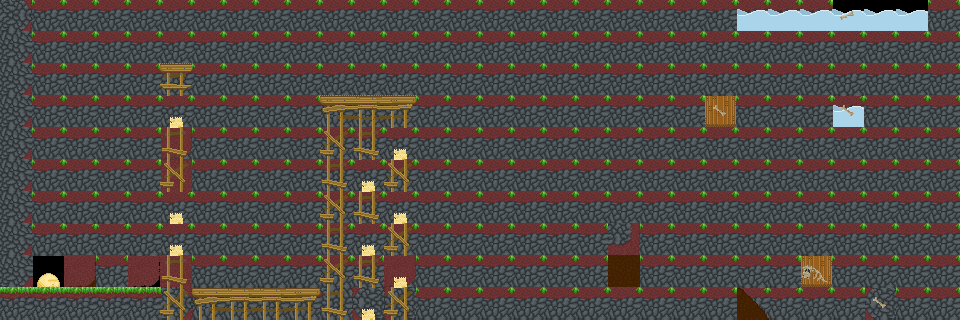

A 2D game scene composited from a Tiled map and its tileset images. What follows is a short description and the map's XML, with each tile layer's data collapsed to a summary:
An orthogonal 30x10 tile map with 32x32 px tiles, 4 tile layers (background, main, foreground, hidden), 5 tilesets and 67 objects (22x spike, 18x veggie, 3x walking_enemy, 2x treetop_palm, 2x beach_bush, ...).

<map version="1.0" orientation="orthogonal" width="30" height="10" tilewidth="32" tileheight="32">
 <properties>
  <property name="hints" value="" />
  <property name="time_to_beat" value="11" />
 </properties>
 <tileset firstgid="1" name="grass_level" tilewidth="32" tileheight="32">
  <image source="../../sprites/tilesets/34tile.png" width="544" height="306" />
 </tileset>
 <tileset firstgid="154" name="object_tilemap_32" tilewidth="32" tileheight="32">
  <image source="../../sprites/tilesets/object_tilemap_32.png" width="160" height="160" />
  <tile id="0">
   <properties>
    <property name="item_no" value="5" />
    <property name="type" value="costume_head" />
   </properties>
  </tile>
  <tile id="1">
   <properties>
    <property name="spawn" value="spawn" />
   </properties>
  </tile>
  <tile id="2">
   <properties>
    <property name="goal" value="goal" />
   </properties>
  </tile>
  <tile id="3">
   <properties>
    <property name="name" value="pig" />
   </properties>
  </tile>
  <tile id="4">
   <properties>
    <property name="direction" value="left" />
    <property name="name" value="walking_enemy" />
   </properties>
  </tile>
 </tileset>
 <tileset firstgid="179" name="object_tilemap_16" tilewidth="16" tileheight="16">
  <image source="../../sprites/tilesets/object_tilemap_16.png" width="64" height="48" />
 </tileset>
 <tileset firstgid="191" name="treetops_big_96" tilewidth="96" tileheight="64">
  <image source="../../sprites/objects/scenery/treetops_big_96.png" trans="ff00ff" width="192" height="64" />
 </tileset>
 <tileset firstgid="193" name="34tile_beach_temp" tilewidth="33" tileheight="33" spacing="1" margin="1">
  <image source="../../sprites/tilesets/34tile_beach_temp.png" width="714" height="306" />
 </tileset>
 <layer name="background" width="30" height="10">
  <properties>
   <property name="background" value="background" />
  </properties>
  <data>[300 cells, 296 non-empty, 17 distinct tile ids]</data>
 </layer>
 <layer name="main" width="30" height="10">
  <data>[300 cells, 297 non-empty, 25 distinct tile ids]</data>
 </layer>
 <layer name="foreground" width="30" height="10">
  <properties>
   <property name="foreground" value="foreground" />
  </properties>
  <data>[300 cells, 270 non-empty, 16 distinct tile ids]</data>
 </layer>
 <layer name="hidden" width="30" height="10">
  <data>[300 cells, 0 non-empty, 0 distinct tile ids]</data>
 </layer>
 <objectgroup color="#e70000" name="hard-blocks" width="0" height="0">
  <object x="128" y="160" width="96" height="32" />
 </objectgroup>
 <objectgroup color="#0055ff" name="soft-blocks" width="0" height="0">
  <object x="544" y="96" width="96" height="32" />
  <object x="576" y="160" width="96" height="32" />
  <object x="416" y="224" width="96" height="32" />
  <object x="320" y="96" width="96" height="32" />
  <object x="160" y="64" width="32" height="32" />
 </objectgroup>
 <objectgroup name="objects-32px" width="0" height="0">
  <object name="chest" gid="154" x="160" y="160">
   <properties>
    <property name="item_no" value="6" />
    <property name="type" value="costume_head" />
   </properties>
  </object>
  <object name="goal" gid="156" x="896" y="256" />
  <object name="start" gid="155" x="96" y="288">
   <properties>
    <property name="direction" value="right" />
    <property name="health" value="50" />
   </properties>
  </object>
  <object name="walking_enemy" gid="158" x="672" y="288">
   <properties>
    <property name="bound_to_platform" value="true" />
    <property name="direction" value="left" />
   </properties>
  </object>
  <object name="walking_enemy" gid="158" x="512" y="288">
   <properties>
    <property name="bound_to_platform" value="true" />
    <property name="direction" value="left" />
   </properties>
  </object>
  <object name="walking_enemy" gid="158" x="352" y="288">
   <properties>
    <property name="bound_to_platform" value="true" />
    <property name="direction" value="left" />
   </properties>
  </object>
  <object name="treetop_palm" gid="177" x="608" y="224">
   <properties>
    <property name="position" value="front" />
   </properties>
  </object>
  <object name="treetop_palm" gid="177" x="64" y="224">
   <properties>
    <property name="position" value="front" />
   </properties>
  </object>
  <object name="door" gid="165" x="128" y="160">
   <properties>
    <property name="color" value="yellow" />
   </properties>
  </object>
 </objectgroup>
 <objectgroup name="objects-16px" width="0" height="0">
  <object name="spike" gid="186" x="886" y="134" />
  <object name="spike" gid="186" x="892" y="221" />
  <object name="spike" gid="186" x="867" y="204" />
  <object name="spike" gid="186" x="882" y="192" />
  <object name="spike" gid="186" x="899" y="202" />
  <object name="spike" gid="186" x="832" y="287" />
  <object name="spike" gid="186" x="872" y="221" />
  <object name="spike" gid="186" x="828" y="271" />
  <object name="spike" gid="186" x="848" y="292" />
  <object name="spike" gid="186" x="729" y="169" />
  <object name="spike" gid="186" x="793" y="216" />
  <object name="spike" gid="186" x="793" y="121" />
  <object name="spike" gid="186" x="884" y="104" />
  <object name="spike" gid="186" x="835" y="65" />
  <object name="spike" gid="186" x="822" y="48" />
  <object name="spike" gid="186" x="844" y="48" />
  <object name="key" gid="183" x="739" y="52">
   <properties>
    <property name="color" value="yellow" />
   </properties>
  </object>
  <object name="spike" gid="186" x="191" y="96" />
  <object name="spike" gid="186" x="213" y="102" />
  <object name="spike" gid="186" x="221" y="127" />
  <object name="veggie" gid="190" x="738" y="192" />
  <object name="veggie" gid="190" x="779" y="157" />
  <object name="veggie" gid="190" x="735" y="120" />
  <object name="veggie" gid="190" x="902" y="56" />
  <object name="veggie" gid="190" x="588" y="155" />
  <object name="veggie" gid="190" x="638" y="154" />
  <object name="veggie" gid="190" x="606" y="91" />
  <object name="veggie" gid="190" x="560" y="90" />
  <object name="veggie" gid="190" x="432" y="218" />
  <object name="veggie" gid="190" x="478" y="218" />
  <object name="veggie" gid="190" x="616" y="279" />
  <object name="veggie" gid="190" x="488" y="280" />
  <object name="veggie" gid="190" x="329" y="280" />
  <object name="veggie" gid="190" x="358" y="89" />
  <object name="veggie" gid="190" x="168" y="56" />
  <object name="veggie" gid="190" x="39" y="281" />
  <object name="veggie" gid="190" x="39" y="252" />
  <object name="veggie" gid="190" x="39" y="218" />
  <object name="spike" gid="186" x="736" y="320" />
  <object name="spike" gid="186" x="768" y="320" />
  <object name="beach_bush" gid="178" x="416" y="288">
   <properties>
    <property name="position" value="front" />
   </properties>
  </object>
  <object name="beach_bush" gid="178" x="640" y="288">
   <properties>
    <property name="position" value="front" />
   </properties>
  </object>
  <object name="spike" gid="186" x="146" y="113" />
  <object name="Bird" gid="188" x="459" y="223" />
 </objectgroup>
 <objectgroup name="treetop_big" width="0" height="0" />
 <objectgroup color="#00aa00" name="sand-blocks" width="30" height="10">
  <object x="0" y="0" width="32" height="288" />
  <object x="0" y="288" width="736" height="32" />
  <object x="704" y="0" width="32" height="224" />
  <object x="736" y="0" width="224" height="32" />
  <object x="928" y="32" width="32" height="288" />
  <object x="800" y="96" width="96" height="32" />
  <object x="800" y="128" width="32" height="192" />
  <object x="832" y="288" width="96" height="32" />
 </objectgroup>
</map>
